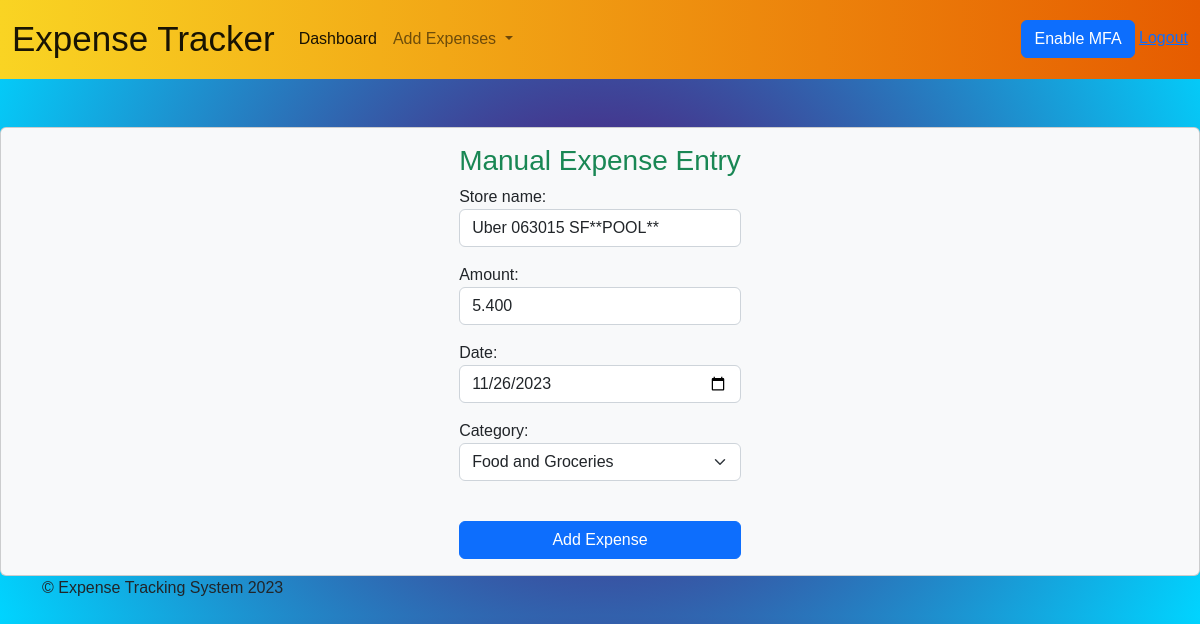
The page /update-expense/40/update (signed in) on the database as committed earlier.
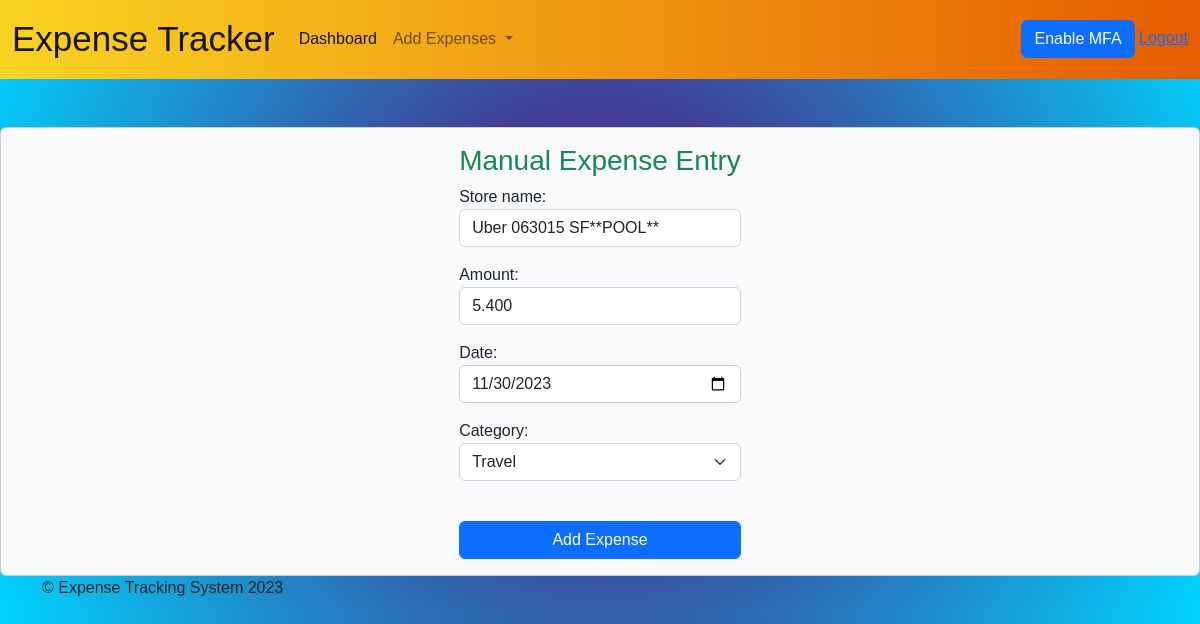
The same page on the database as committed later.
### expenseapp/models.py (models this page shows)
class Expense(models.Model):
     user = models.ForeignKey(User, on_delete=models.CASCADE)
     store_name = models.CharField(max_length=35)
     amount = models.DecimalField(max_digits=20, decimal_places=3)
     date = models.DateField()
     category = models.CharField(max_length=35)
     receipt_image_path = models.CharField(max_length=277, blank=True, null=True)

### expenseapp/views.py (the view, shortened to what this page needs)
# urls.py: path('update-expense/<int:pk>/update', views.ExpenseUpdateView.as_view(),
class ExpenseUpdateView(LoginRequiredMixin, UpdateView):
    model = Expense
    template_name = "manual_expense_entry.html"
    form_class = ExpenseForm
    success_url = reverse_lazy("expense_list")

### expenseapp/forms.py
class ExpenseForm(forms.ModelForm):
    store_name = forms.CharField(widget=forms.TextInput(attrs={'class': 'form-control'}))
    amount = forms.DecimalField(max_digits=20, decimal_places=3, widget=forms.NumberInput(attrs={'class': 'form-control'} ))
    date = forms.DateField(widget=forms.DateInput(attrs={'type': 'date', 'class': 'form-control'}))
    category = forms.ChoiceField(choices=CATEGORIES_CHOICES,
        widget=forms.Select(attrs={'class': 'form-select'}), required=False)
    class Meta:
        model = Expense
        fields = ['store_name', 'amount', 'date', 'category']

### expenseapp/templates/manual_expense_entry.html (shortened to what this page needs)
{% extends 'base.html' %}
{% block content %}
<div class="row">
  <div class="col-sm-12 col-md-12">
   <div class="card bg-light">
    <div style="margin:auto;" class="card-body">
      <h3 class="card-title text-center text-success">Manual Expense Entry</h3>
<form method="post" action="">
  {{ form.as_p }}
  <br>
	<div class="d-grid gap-2">
    <button type="submit" class="btn btn-primary">Add Expense</button>
	</div>
</form>
</div>
</div>
</div>
  </div>
{% endblock %}

Rows that differ between the two databases and show on the page:
changed Expense "Uber 063015 SF**POOL**": date "11/26/2023" → "11/30/2023"; category "Food and Groceries" → "Travel"
